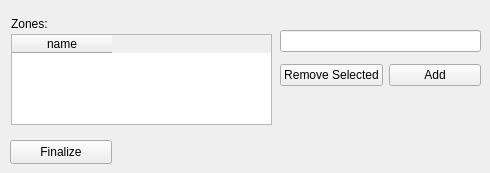
        <widget class="QWidget" name="tab_24">
         <attribute name="title">
          <string>InZone</string>
         </attribute>
         <widget class="QTableWidget" name="tb_iz">
          <property name="geometry">
           <rect>
            <x>11</x>
            <y>34</y>
            <width>261</width>
            <height>91</height>
           </rect>
          </property>
          <property name="selectionBehavior">
           <enum>QAbstractItemView::SelectRows</enum>
          </property>
          <column>
           <property name="text">
            <string>name</string>
           </property>
          </column>
         </widget>
         <widget class="QLabel" name="label_72">
          <property name="geometry">
           <rect>
            <x>11</x>
            <y>14</y>
            <width>101</width>
            <height>20</height>
           </rect>
          </property>
          <property name="text">
           <string>Zones:</string>
          </property>
         </widget>
         <widget class="QWidget" name="horizontalLayoutWidget_22">
          <property name="geometry">
           <rect>
            <x>280</x>
            <y>60</y>
            <width>201</width>
            <height>31</height>
           </rect>
          </property>
          <layout class="QHBoxLayout" name="grid_addremove_24">
           <item>
            <widget class="QPushButton" name="pb_rem_iz">
             <property name="text">
              <string>Remove Selected</string>
             </property>
            </widget>
           </item>
           <item>
            <widget class="QPushButton" name="pb_add_iz">
             <property name="text">
              <string>Add</string>
             </property>
            </widget>
           </item>
          </layout>
         </widget>
         <widget class="QPushButton" name="pb_finalize_iz">
          <property name="geometry">
           <rect>
            <x>10</x>
            <y>140</y>
            <width>102</width>
            <height>24</height>
           </rect>
          </property>
          <property name="text">
           <string>Finalize</string>
          </property>
         </widget>
         <widget class="QLineEdit" name="fld_iz">
          <property name="geometry">
           <rect>
            <x>280</x>
            <y>30</y>
            <width>201</width>
            <height>22</height>
           </rect>
          </property>
         </widget>
        </widget>
